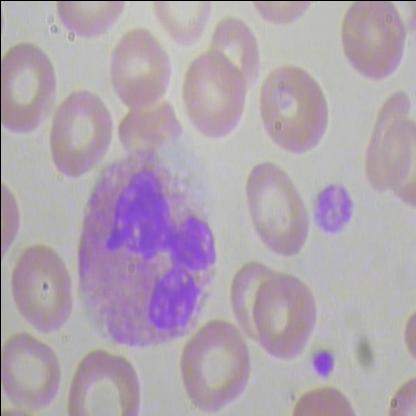
#> input picture data/raw/blood_cell.jpg, 416 x 416 px
$ jupyter execute 01_image_basics.ipynb
#> lines starting #> are read from the running program, lines starting #| are printed output that depends on the picture
[cell 1]
import cv2

img = cv2.imread("../data/raw/blood_cell.jpg")
#> img is the input picture: shape (416, 416, 3); mean B, G, R 175.7, 163.8, 176
print(img.shape)
#| (416, 416, 3)

[cell 2]
cv2.imshow("My Image", img)
cv2.waitKey(0)
cv2.destroyAllWindows()

[cell 3]
resized = cv2.resize(img, (640, 480))
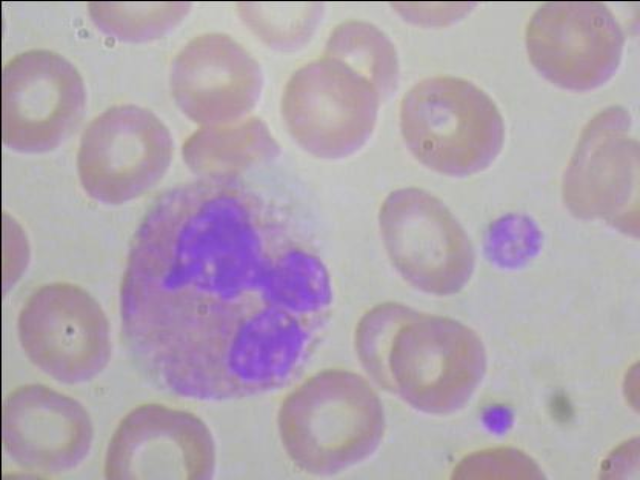
#> resized: shape (480, 640, 3); mean B, G, R 175.6, 163.7, 175.9
print(resized.shape)
#| (480, 640, 3)

[cell 4]
# OpenCV loads images in BGR by default (not RGB!)
# Convert BGR → RGB
rgb = cv2.cvtColor(img, cv2.COLOR_BGR2RGB)

# Convert RGB → BGR
bgr = cv2.cvtColor(rgb, cv2.COLOR_RGB2BGR)

[cell 5]
gray = cv2.cvtColor(img, cv2.COLOR_BGR2GRAY)
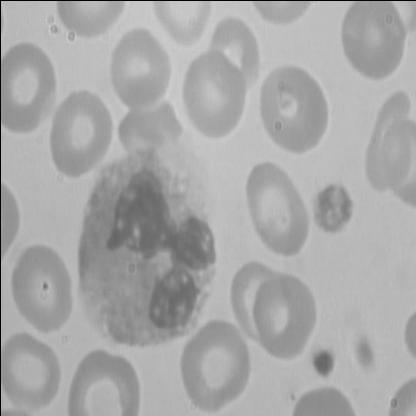
#> gray: shape (416, 416); min 0, max 212, mean 168.8
print(gray.shape)  # (height, width) — no channel dimension!
#| (416, 416)

[cell 6]
# cv2.rectangle(image, top-left corner, bottom-right corner, color, thickness)
cv2.rectangle(img, (50, 50), (200, 200), (0, 255, 0), 2)

# Add a label
cv2.putText(img, "RBC", (50, 45), cv2.FONT_HERSHEY_SIMPLEX, 0.7, (0, 255, 0), 2)
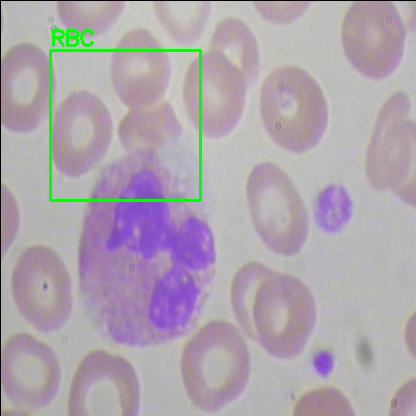
#> img: shape (416, 416, 3); mean B, G, R 173.4, 164.9, 173.7

cv2.imshow("Bounding Box", img)
cv2.waitKey(0)

[cell 7]
# img[y1:y2, x1:x2]
cropped = img[50:200, 50:200]
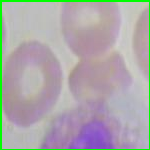
#> cropped: shape (150, 150, 3); mean B, G, R 170, 168.5, 172

cv2.imshow("Cropped", cropped)
cv2.waitKey(0)
